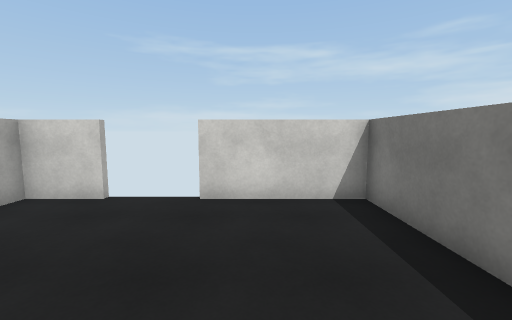
[1] (above)

13 first-person views from a walk through a Unity game level. The camera is 1.5 m above the floor, tilts 6° down and sees 90° across. The floor is counted in squares, 1 m on a side. Each view is taken from the middle of a square. On the plan, view 1 faces up. The plan holds only what a view shows up to about 13 squares ahead; the rest is blank. The place goes on beyond the plan. The player is left out. Surface patterns are stand-ins for the level's own textures.

[2]
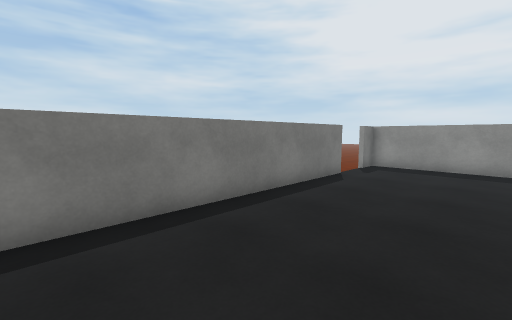

[3]
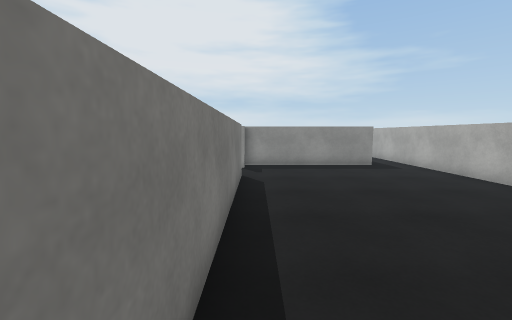

[4]
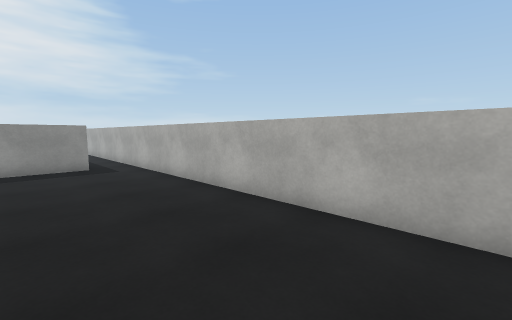

[5]
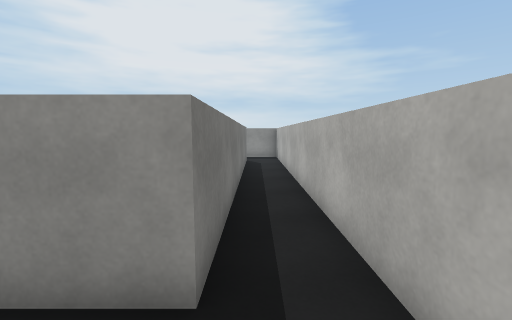

[6]
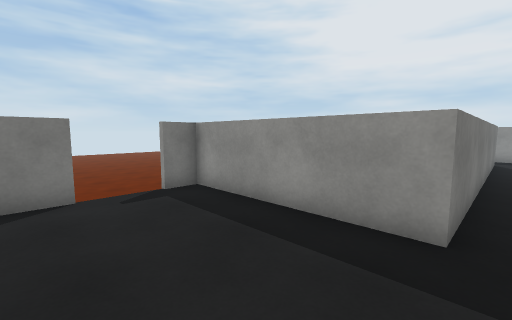

[7]
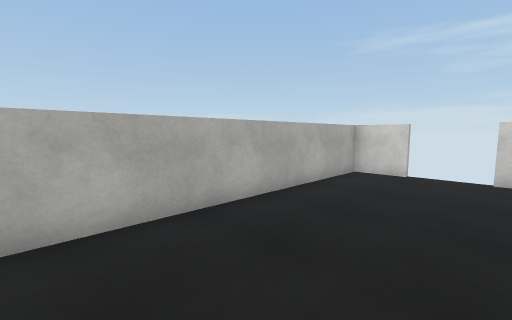

[8]
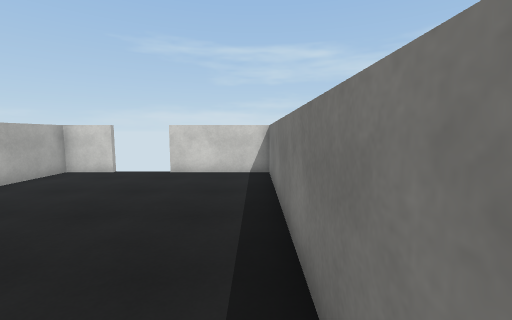

[9]
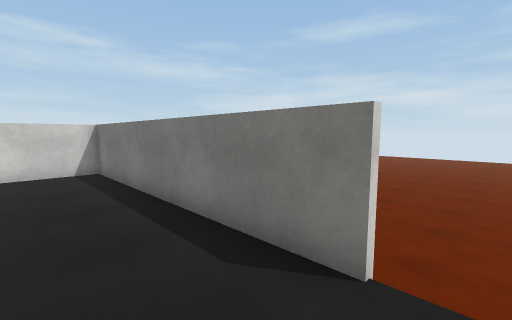

[10]
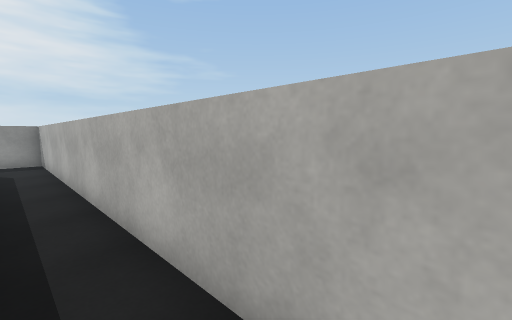

[11]
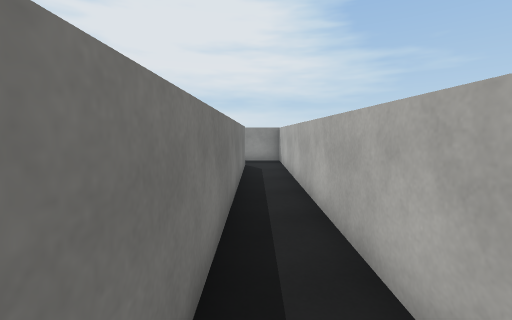

[12]
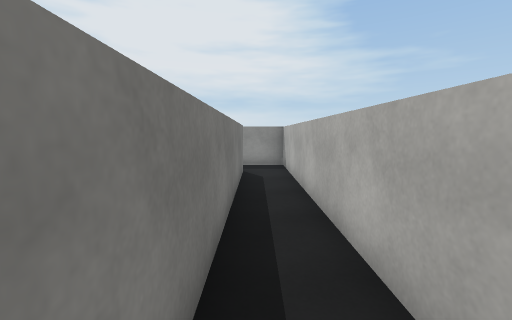

[13]
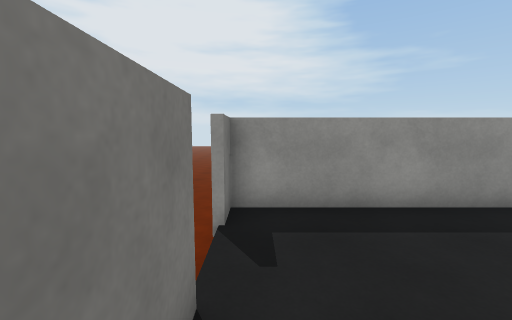

### Floor plan
Key: @ floor where view 1 was taken; # wall or solid block; x gap in a wall; . main floor; - floor 0.75 m lower than the main floor; v drop or lower ground.
Columns run from 5 left of view 1 to 3 right of it. Each row starts with its distance up from view 1.
  6 ##  x####
  5 #.......#
  4 #.......#
  3 #.......#
  2 #.......#
  1 #.......#
  0 #....@..#
 -1 #.......#
 -2 #.......#
 -3 #.......#
 -4 #.......x
 -5 #.......v
 -6 #.......v
 -7 #.######v
 -8 #.#     -
 -9 #.      v
-10 #.#
-11 #.
-12 #.#
-13 #.
-14 #.#
-15 #.
-16 #.#
-17 #.

Positions as (right, up) in squares from view 1, and headings:
1: (0, 0), facing up
2: (-2, 5), facing down-right
3: (2, 5), facing down
4: (-1, 5), facing down-left
5: (-4, -5), facing down
6: (-4, -3), facing down-right
7: (-1, -4), facing up-left
8: (2, -4), facing up
9: (0, -5), facing up-right
10: (-4, -6), facing down-left
11: (-4, -7), facing down
12: (-4, -9), facing down
13: (2, -2), facing down
